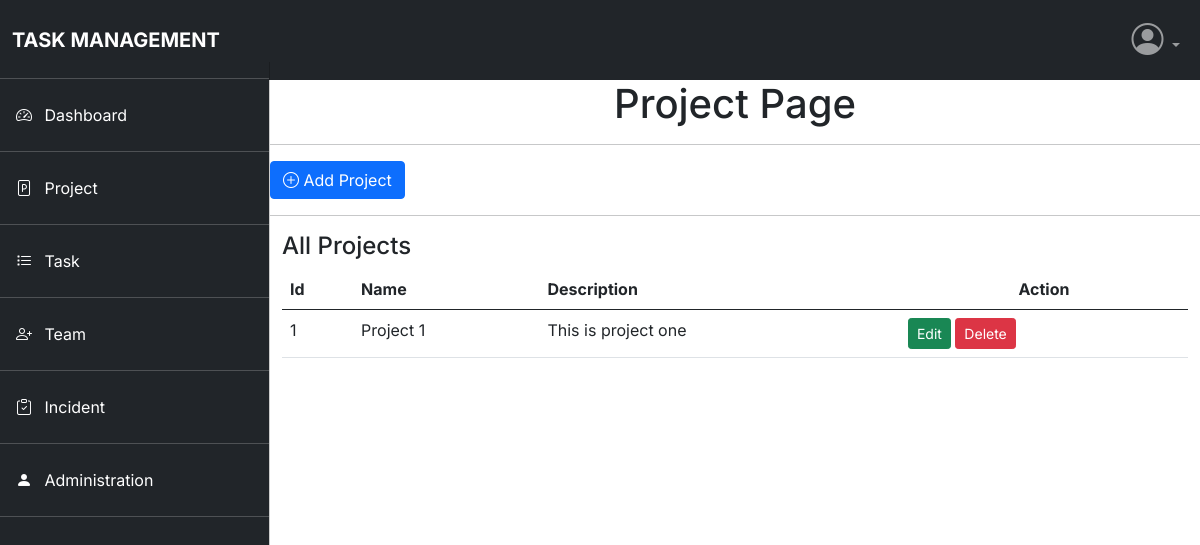
Page /addproject/addproject on the earlier database version.
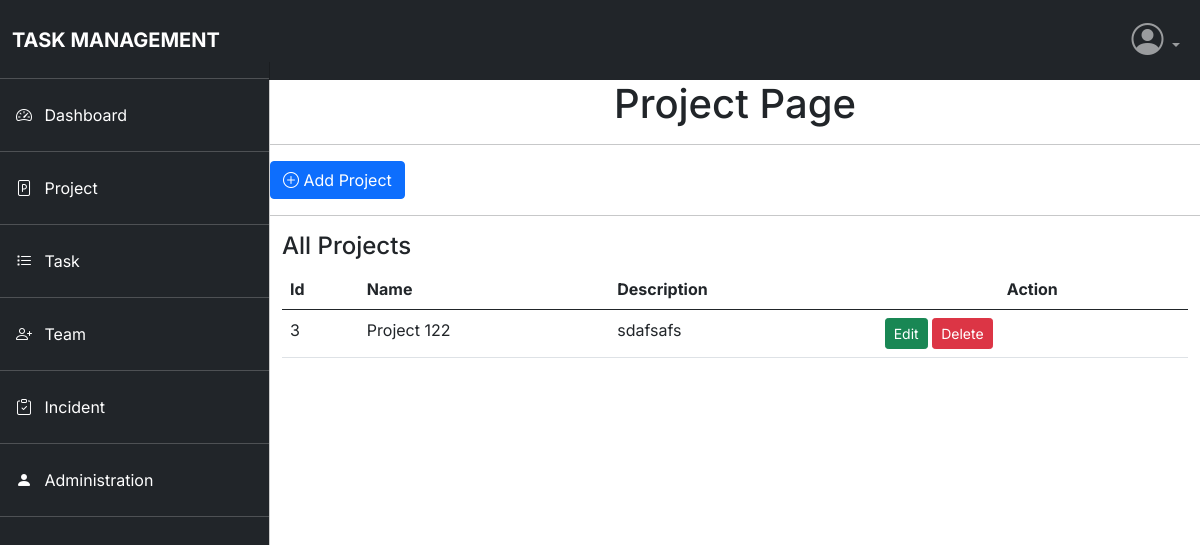
Same page on the later database version.
### project/models.py (models this page shows, shortened)
class Project(models.Model):
    name = models.CharField(max_length=40,blank=False)
    description = models.CharField(max_length=240)

### project/views.py (the view)
# urls.py: path('addproject',views.addproject,name='addproject'),
def addproject(request):
    form = ProjectForm()
    all_projects = Project.objects.all()
    if request.method=="POST":
        form = ProjectForm(request.POST)
        if form.is_valid():
            form.save()
            return redirect('addproject')
    return render(request,'project/addproject.html',{"form":form,"all_projects":all_projects})

### templates/project/addproject.html (shortened to what this page needs)
{% extends 'accounts/base.html' %}
{% block content %}
<h1 style="text-align:center">Project Page</h1>
<hr />
<button type="button" class="btn btn-primary btn-div" data-bs-toggle="modal" data-bs-target="#exampleModal"
  data-bs-whatever="@getbootstrap">
  <i class="bi bi-plus-circle"></i>
  Add Project
</button>
<hr>
<div class="justify-content-center container">
  <h4>All Projects</h4>
  <table class="table">
    <thead class="thead-dark">
      <tr>
        <th scope="col">Id</th>
        <th scope="col">Name</th>
        <th scope="col">Description</th>
        <th scope="col "><center>Action</center>
        </th>
      </tr>
    </thead>
    {% for project in all_projects %}
    <tbody>
      <tr>
        <td>{{project.id}}</td>
        <td>{{project.name}}</td>
        <td>{{project.description}}</td>
        <td><a href="{% url 'update-project' project.id %}"><button type="button" class="btn btn-sm btn-success">Edit</button></a>
          <a href="{% url 'delete-project' project.id %}"><button type="button"
              class="btn btn-sm btn-danger">Delete</button></a>
        </td>
      </tr>
    </tbody>
    {% endfor %}
  </table>
</div>
{% endblock %}

Differences in the rows shown:
removed Project: id "1", name "Project 1", description "This is project one"
added Project: id "3", name "Project 122", description "sdafsafs"
